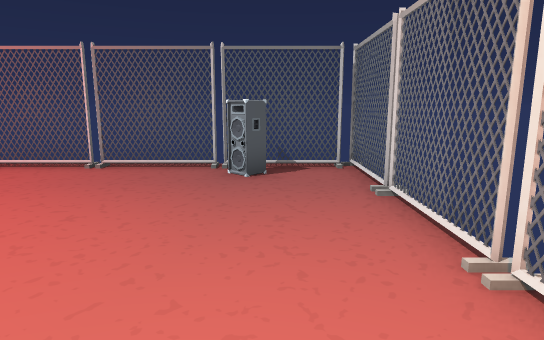
view 1 (above)

14 first-person views from a walk through a Unity game level. The camera is 1.3 m above the floor, tilts 10° down and sees 75° across. The floor is counted in squares, 1 m on a side. Each view is taken from the middle of a square. On the plan, view 1 faces up. The plan holds only what a view shows up to about 15 squares ahead; the rest is blank. The player character is not drawn. Some animated figures are left out.

view 2
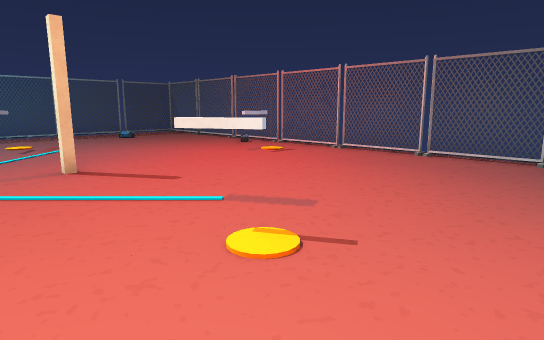

view 3
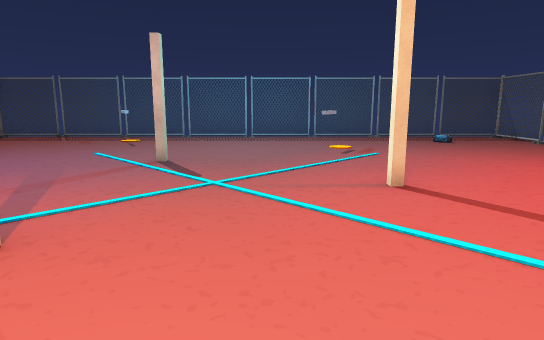

view 4
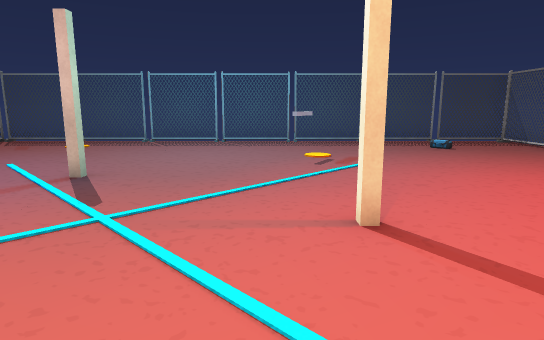

view 5
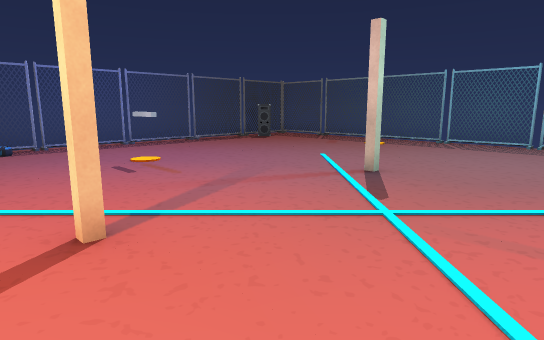

view 6
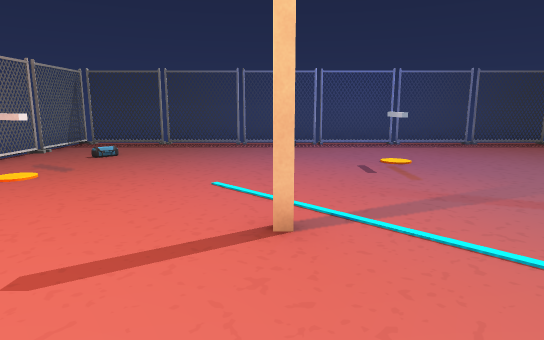

view 7
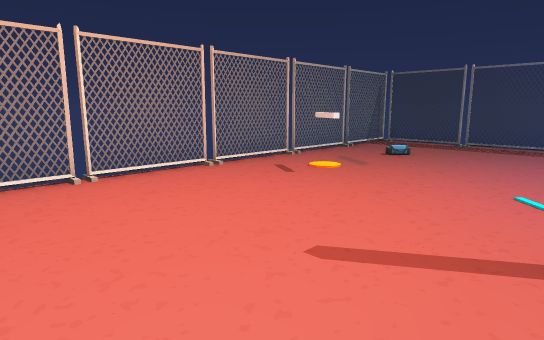

view 8
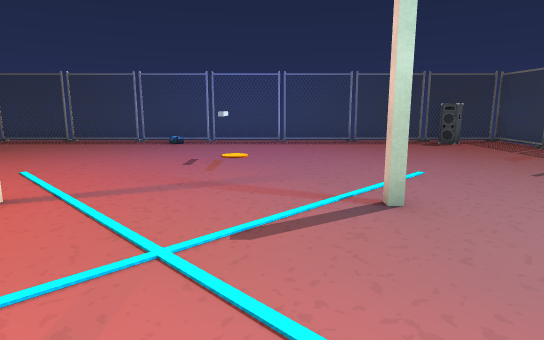

view 9
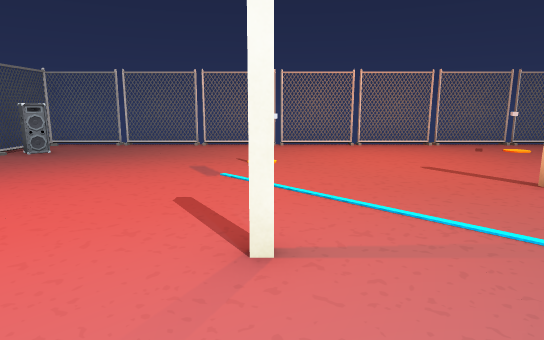

view 10
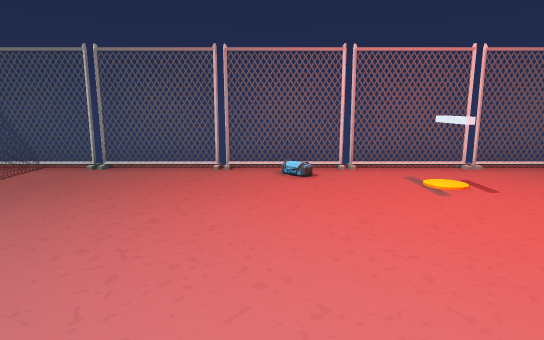

view 11
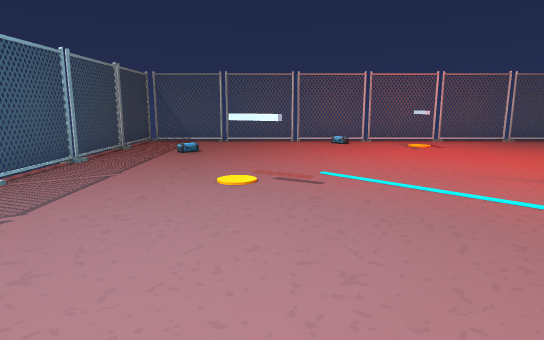

view 12
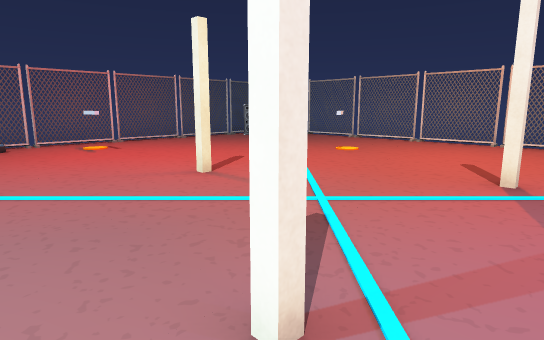

view 13
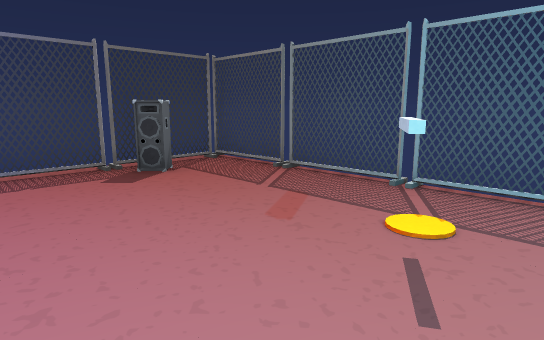

view 14
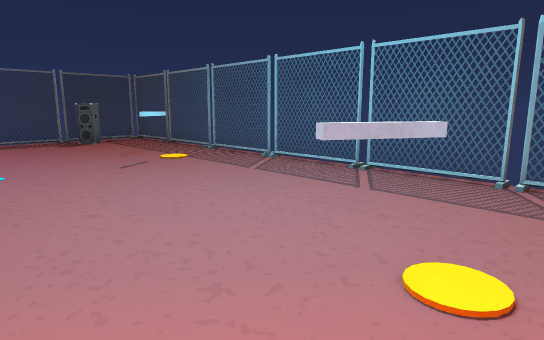

### Floor plan
Points are (right, up) in squares from view 1. A wall is a line through its corners. A room is listed if a view was taken in it or the views show most of it. See-through windows are left out.
Room 1 (views 1, 2, 3, 4, 5, 6, 7, 8, 9, 10, 11, 12, 13, 14)
walls: (-17.8, -0.4) (-17.8, -5.6); (-17.8, -5.9) (-17.8, -8.5); (1.8, -0.1) (1.8, 2.5); (-17.8, 2.5) (-17.8, -0.1); (1.8, -8.5) (1.8, -0.4); (-17.8, -8.6) (-17.8, -14); (1.8, 2.6) (1.8, 8); (-17.8, 5.2) (-17.8, 2.6); (1.8, -11.2) (1.8, -8.6); (-17.5, -13.8) (1.5, -13.8); (1.5, 7.8) (-17.5, 7.8); (-17.8, 8) (-17.8, 5.5); (1.8, -14) (1.8, -11.5)
ways out: gap at (-15, 8); gap at (-9, -14); gap at (-7, 8); gap at (-1, -14)
objects: other object (-16, -13) to (-15, -13); other object (-16, -8) to (-15, -7); other object (-14, 0) to (-13, 0); other object (-8, -9); other object (-8, 5) to (-8, 6); other object (-3, 0); other object (-1, -7) to (0, -7); other object (-1, 7) to (0, 7)

Where each view was taken, in squares from view 1:
view 1: 0 up, 0 right, facing up
view 2: 2 down, 0 right, facing up-left
view 3: 2 down, 2 left, facing left
view 4: 1 down, 4 left, facing left
view 5: 1 down, 4 left, facing down-left
view 6: 1 down, 5 left, facing down
view 7: 1 down, 5 left, facing down-right
view 8: 0 up, 9 left, facing down
view 9: 0 up, 11 left, facing right
view 10: 0 up, 11 left, facing up
view 11: 6 down, 13 left, facing up
view 12: 6 down, 12 left, facing up-right
view 13: 6 down, 12 left, facing down-left
view 14: 1 up, 11 left, facing down-left
